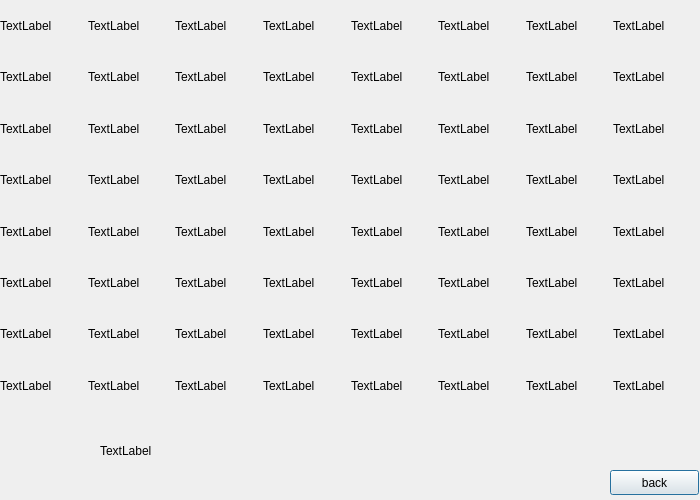
<?xml version="1.0" encoding="UTF-8"?>
<ui version="4.0">
 <class>gamewindow</class>
 <widget class="QDialog" name="gamewindow">
  <property name="geometry">
   <rect>
    <x>0</x>
    <y>0</y>
    <width>700</width>
    <height>500</height>
   </rect>
  </property>
  <property name="windowTitle">
   <string>Classic Draughts</string>
  </property>
  <widget class="QPushButton" name="pushButton">
   <property name="geometry">
    <rect>
     <x>610</x>
     <y>470</y>
     <width>89</width>
     <height>25</height>
    </rect>
   </property>
   <property name="text">
    <string>back</string>
   </property>
  </widget>
  <widget class="QWidget" name="layoutWidget">
   <property name="geometry">
    <rect>
     <x>0</x>
     <y>0</y>
     <width>701</width>
     <height>411</height>
    </rect>
   </property>
   <layout class="QVBoxLayout" name="verticalLayout">
    <property name="spacing">
     <number>0</number>
    </property>
    <item>
     <layout class="QHBoxLayout" name="horizontalLayout">
      <item>
       <widget class="QLabel" name="label11">
        <property name="enabled">
         <bool>true</bool>
        </property>
        <property name="text">
         <string>TextLabel</string>
        </property>
       </widget>
      </item>
      <item>
       <widget class="QLabel" name="label12">
        <property name="text">
         <string>TextLabel</string>
        </property>
       </widget>
      </item>
      <item>
       <widget class="QLabel" name="label13">
        <property name="text">
         <string>TextLabel</string>
        </property>
       </widget>
      </item>
      <item>
       <widget class="QLabel" name="label14">
        <property name="text">
         <string>TextLabel</string>
        </property>
       </widget>
      </item>
      <item>
       <widget class="QLabel" name="label15">
        <property name="text">
         <string>TextLabel</string>
        </property>
       </widget>
      </item>
      <item>
       <widget class="QLabel" name="label16">
        <property name="text">
         <string>TextLabel</string>
        </property>
       </widget>
      </item>
      <item>
       <widget class="QLabel" name="label17">
        <property name="text">
         <string>TextLabel</string>
        </property>
       </widget>
      </item>
      <item>
       <widget class="QLabel" name="label18">
        <property name="text">
         <string>TextLabel</string>
        </property>
       </widget>
      </item>
     </layout>
    </item>
    <item>
     <layout class="QHBoxLayout" name="horizontalLayout_2">
      <item>
       <widget class="QLabel" name="label21">
        <property name="text">
         <string>TextLabel</string>
        </property>
       </widget>
      </item>
      <item>
       <widget class="QLabel" name="label22">
        <property name="text">
         <string>TextLabel</string>
        </property>
       </widget>
      </item>
      <item>
       <widget class="QLabel" name="label23">
        <property name="text">
         <string>TextLabel</string>
        </property>
       </widget>
      </item>
      <item>
       <widget class="QLabel" name="label24">
        <property name="text">
         <string>TextLabel</string>
        </property>
       </widget>
      </item>
      <item>
       <widget class="QLabel" name="label25">
        <property name="text">
         <string>TextLabel</string>
        </property>
       </widget>
      </item>
      <item>
       <widget class="QLabel" name="label26">
        <property name="text">
         <string>TextLabel</string>
        </property>
       </widget>
      </item>
      <item>
       <widget class="QLabel" name="label27">
        <property name="text">
         <string>TextLabel</string>
        </property>
       </widget>
      </item>
      <item>
       <widget class="QLabel" name="label28">
        <property name="text">
         <string>TextLabel</string>
        </property>
       </widget>
      </item>
     </layout>
    </item>
    <item>
     <layout class="QHBoxLayout" name="horizontalLayout_3">
      <item>
       <widget class="QLabel" name="label31">
        <property name="text">
         <string>TextLabel</string>
        </property>
       </widget>
      </item>
      <item>
       <widget class="QLabel" name="label32">
        <property name="text">
         <string>TextLabel</string>
        </property>
       </widget>
      </item>
      <item>
       <widget class="QLabel" name="label33">
        <property name="text">
         <string>TextLabel</string>
        </property>
       </widget>
      </item>
      <item>
       <widget class="QLabel" name="label34">
        <property name="text">
         <string>TextLabel</string>
        </property>
       </widget>
      </item>
      <item>
       <widget class="QLabel" name="label35">
        <property name="text">
         <string>TextLabel</string>
        </property>
       </widget>
      </item>
      <item>
       <widget class="QLabel" name="label36">
        <property name="text">
         <string>TextLabel</string>
        </property>
       </widget>
      </item>
      <item>
       <widget class="QLabel" name="label37">
        <property name="text">
         <string>TextLabel</string>
        </property>
       </widget>
      </item>
      <item>
       <widget class="QLabel" name="label38">
        <property name="text">
         <string>TextLabel</string>
        </property>
       </widget>
      </item>
     </layout>
    </item>
    <item>
     <layout class="QHBoxLayout" name="horizontalLayout_4">
      <item>
       <widget class="QLabel" name="label41">
        <property name="text">
         <string>TextLabel</string>
        </property>
       </widget>
      </item>
      <item>
       <widget class="QLabel" name="label42">
        <property name="text">
         <string>TextLabel</string>
        </property>
       </widget>
      </item>
      <item>
       <widget class="QLabel" name="label43">
        <property name="text">
         <string>TextLabel</string>
        </property>
       </widget>
      </item>
      <item>
       <widget class="QLabel" name="label44">
        <property name="text">
         <string>TextLabel</string>
        </property>
       </widget>
      </item>
      <item>
       <widget class="QLabel" name="label45">
        <property name="text">
         <string>TextLabel</string>
        </property>
       </widget>
      </item>
      <item>
       <widget class="QLabel" name="label46">
        <property name="text">
         <string>TextLabel</string>
        </property>
       </widget>
      </item>
      <item>
       <widget class="QLabel" name="label47">
        <property name="text">
         <string>TextLabel</string>
        </property>
       </widget>
      </item>
      <item>
       <widget class="QLabel" name="label48">
        <property name="text">
         <string>TextLabel</string>
        </property>
       </widget>
      </item>
     </layout>
    </item>
    <item>
     <layout class="QHBoxLayout" name="horizontalLayout_5">
      <item>
       <widget class="QLabel" name="label51">
        <property name="text">
         <string>TextLabel</string>
        </property>
       </widget>
      </item>
      <item>
       <widget class="QLabel" name="label52">
        <property name="text">
         <string>TextLabel</string>
        </property>
       </widget>
      </item>
      <item>
       <widget class="QLabel" name="label53">
        <property name="text">
         <string>TextLabel</string>
        </property>
       </widget>
      </item>
      <item>
       <widget class="QLabel" name="label54">
        <property name="text">
         <string>TextLabel</string>
        </property>
       </widget>
      </item>
      <item>
       <widget class="QLabel" name="label55">
        <property name="text">
         <string>TextLabel</string>
        </property>
       </widget>
      </item>
      <item>
       <widget class="QLabel" name="label56">
        <property name="text">
         <string>TextLabel</string>
        </property>
       </widget>
      </item>
      <item>
       <widget class="QLabel" name="label57">
        <property name="text">
         <string>TextLabel</string>
        </property>
       </widget>
      </item>
      <item>
       <widget class="QLabel" name="label58">
        <property name="text">
         <string>TextLabel</string>
        </property>
       </widget>
      </item>
     </layout>
    </item>
    <item>
     <layout class="QHBoxLayout" name="horizontalLayout_6">
      <item>
       <widget class="QLabel" name="label61">
        <property name="text">
         <string>TextLabel</string>
        </property>
       </widget>
      </item>
      <item>
       <widget class="QLabel" name="label62">
        <property name="text">
         <string>TextLabel</string>
        </property>
       </widget>
      </item>
      <item>
       <widget class="QLabel" name="label63">
        <property name="text">
         <string>TextLabel</string>
        </property>
       </widget>
      </item>
      <item>
       <widget class="QLabel" name="label64">
        <property name="text">
         <string>TextLabel</string>
        </property>
       </widget>
      </item>
      <item>
       <widget class="QLabel" name="label65">
        <property name="text">
         <string>TextLabel</string>
        </property>
       </widget>
      </item>
      <item>
       <widget class="QLabel" name="label66">
        <property name="text">
         <string>TextLabel</string>
        </property>
       </widget>
      </item>
      <item>
       <widget class="QLabel" name="label67">
        <property name="text">
         <string>TextLabel</string>
        </property>
       </widget>
      </item>
      <item>
       <widget class="QLabel" name="label68">
        <property name="text">
         <string>TextLabel</string>
        </property>
       </widget>
      </item>
     </layout>
    </item>
    <item>
     <layout class="QHBoxLayout" name="horizontalLayout_7">
      <item>
       <widget class="QLabel" name="label71">
        <property name="text">
         <string>TextLabel</string>
        </property>
       </widget>
      </item>
      <item>
       <widget class="QLabel" name="label72">
        <property name="text">
         <string>TextLabel</string>
        </property>
       </widget>
      </item>
      <item>
       <widget class="QLabel" name="label73">
        <property name="text">
         <string>TextLabel</string>
        </property>
       </widget>
      </item>
      <item>
       <widget class="QLabel" name="label74">
        <property name="text">
         <string>TextLabel</string>
        </property>
       </widget>
      </item>
      <item>
       <widget class="QLabel" name="label75">
        <property name="text">
         <string>TextLabel</string>
        </property>
       </widget>
      </item>
      <item>
       <widget class="QLabel" name="label76">
        <property name="text">
         <string>TextLabel</string>
        </property>
       </widget>
      </item>
      <item>
       <widget class="QLabel" name="label77">
        <property name="text">
         <string>TextLabel</string>
        </property>
       </widget>
      </item>
      <item>
       <widget class="QLabel" name="label78">
        <property name="text">
         <string>TextLabel</string>
        </property>
       </widget>
      </item>
     </layout>
    </item>
    <item>
     <layout class="QHBoxLayout" name="horizontalLayout_8">
      <item>
       <widget class="QLabel" name="label81">
        <property name="text">
         <string>TextLabel</string>
        </property>
       </widget>
      </item>
      <item>
       <widget class="QLabel" name="label82">
        <property name="text">
         <string>TextLabel</string>
        </property>
       </widget>
      </item>
      <item>
       <widget class="QLabel" name="label83">
        <property name="text">
         <string>TextLabel</string>
        </property>
       </widget>
      </item>
      <item>
       <widget class="QLabel" name="label84">
        <property name="text">
         <string>TextLabel</string>
        </property>
       </widget>
      </item>
      <item>
       <widget class="QLabel" name="label85">
        <property name="text">
         <string>TextLabel</string>
        </property>
       </widget>
      </item>
      <item>
       <widget class="QLabel" name="label86">
        <property name="text">
         <string>TextLabel</string>
        </property>
       </widget>
      </item>
      <item>
       <widget class="QLabel" name="label87">
        <property name="text">
         <string>TextLabel</string>
        </property>
       </widget>
      </item>
      <item>
       <widget class="QLabel" name="label88">
        <property name="text">
         <string>TextLabel</string>
        </property>
       </widget>
      </item>
     </layout>
    </item>
   </layout>
  </widget>
  <widget class="QLabel" name="labelTurn">
   <property name="geometry">
    <rect>
     <x>100</x>
     <y>430</y>
     <width>231</width>
     <height>41</height>
    </rect>
   </property>
   <property name="text">
    <string>TextLabel</string>
   </property>
  </widget>
 </widget>
 <resources/>
 <connections/>
</ui>
